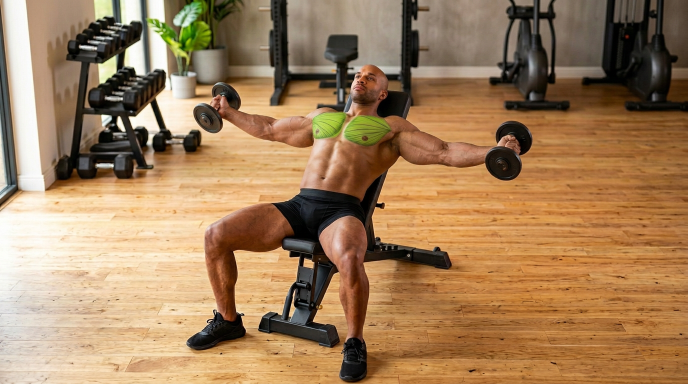
#> input picture evolution/media/refonte-photo/propositions/lot67/phases/ecartes-debut-bras-ouverts.png, 1376 x 768 px (shown at 1/2 size); its folder holds 6 pictures in this run
$ python assemble.py
#> lines starting #> are read from the running program, lines starting #| are printed output that depends on the picture
"""Rebuild isolated proposal80; no delivered media writes."""
from pathlib import Path
from PIL import Image,ImageDraw,ImageFont
import numpy as np
import json
H=Path(__file__).resolve().parent;R=H.parents[1]
frames=[Image.open(H/'phases'/p).convert('RGB') for p in ['ecartes-debut-bras-ouverts.png','ecartes-fin-extension.png']]
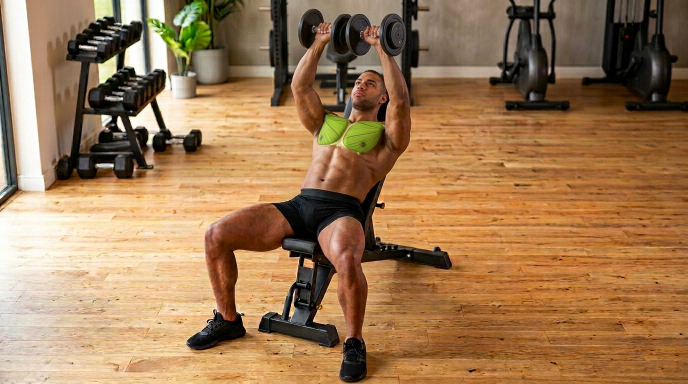
#> input picture evolution/media/refonte-photo/propositions/lot67/phases/ecartes-fin-extension.png, 1376 x 768 px (shown at 1/2 size)
#> frames = 2 items
assert frames[0].size==frames[1].size==(1376,768)
(H/'planches').mkdir(exist_ok=True);(H/'gif/homme').mkdir(parents=True,exist_ok=True)
font=ImageFont.truetype('/usr/share/fonts/truetype/dejavu/DejaVuSans.ttf',24)
full=Image.new('RGB',(2752,810),'white');d=ImageDraw.Draw(full)
#> after `full = Image.new('RGB', (2752, 810), 'white')`: full: PIL image 2752x810 RGB; every value is 255
for i,f in enumerate(frames):full.paste(f,(1376*i,42));d.text((1376*i+12,8),'DÉBUT' if i==0 else 'FIN',font=font,fill='black')
#> this loop made 2 passes
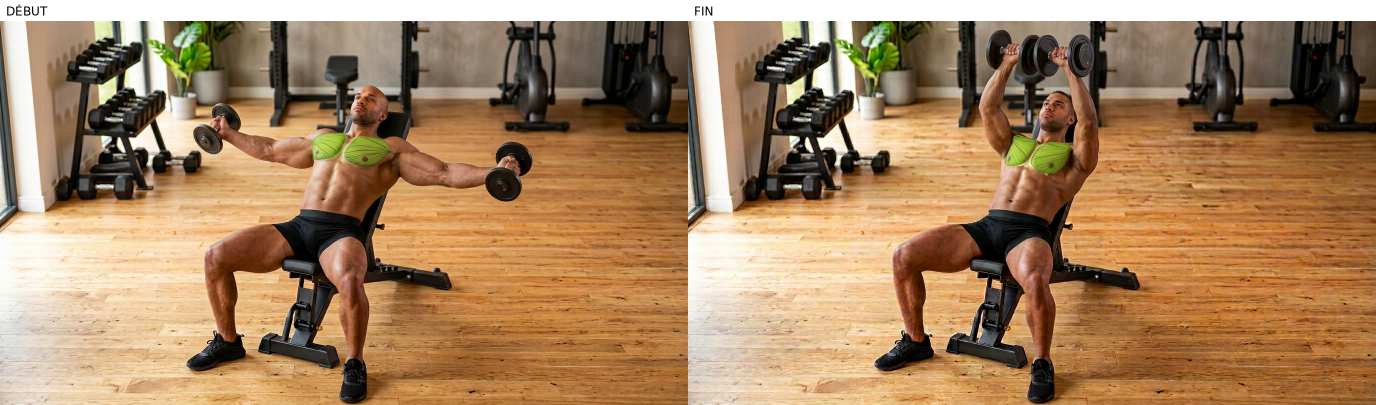
#> full: PIL image 2752x810 RGB (shown at 1/2 size); mean R, G, B 164.8, 131.4, 96.7
full.save(H/'planches/ecartes-halteres.png')
scaled=[f.resize((788,440),Image.Resampling.LANCZOS) for f in frames]
#> scaled = 2 items
g=H/'gif/homme/ecartes-halteres-homme.gif';scaled[0].save(g,save_all=True,append_images=scaled[1:],duration=500,loop=0,disposal=2)
#> after `g = H / 'gif/homme/ecartes-halteres-homme.gif'`:
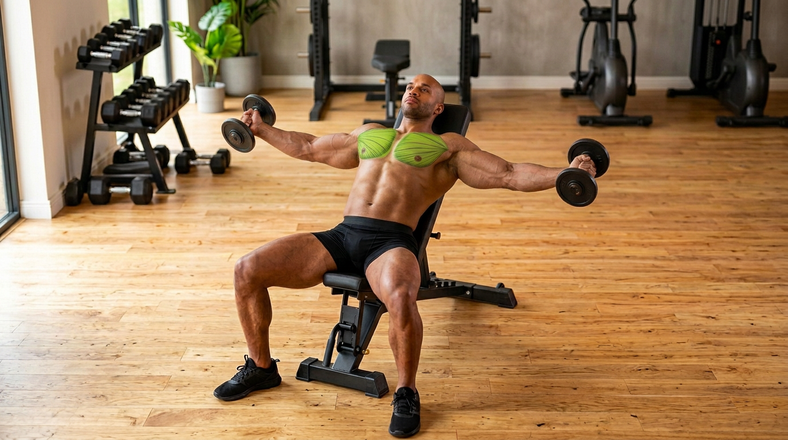
#> saved as ecartes-halteres-homme.gif: PIL image 788x440 RGB; mean R, G, B 161.5, 127.6, 91.6
r=Image.new('RGB',(1606,482),'white');d=ImageDraw.Draw(r);d.text((10,7),'N°80 - Banc incliné - PROPOSITION NON VALIDÉE',font=font,fill='black')
#> after `r = Image.new('RGB', (1606, 482), 'white')`: r: PIL image 1606x482 RGB; every value is 255
for i,f in enumerate(scaled):r.paste(f,(10+798*i,42))
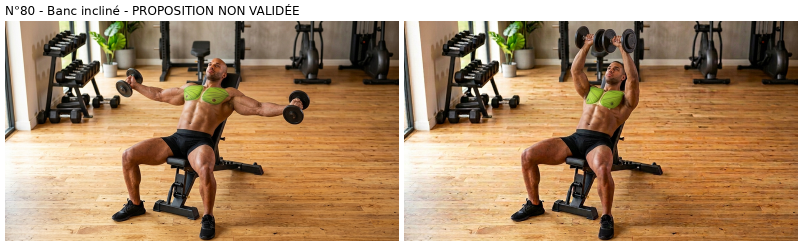
#> r: PIL image 1606x482 RGB (shown at 1/2 size); mean R, G, B 168.9, 137.3, 104.5
r.save(R/'review/lot67-proposition-80.jpg',quality=95)
counts=[]
with Image.open(g) as im:
 for i in range(im.n_frames):
  im.seek(i);a=np.asarray(im.convert('RGB'),dtype=int)[145:160,370:435];red,green,blue=a[:,:,0],a[:,:,1],a[:,:,2];counts.append(int(((green>120)&(green>red+15)&(green>blue+60)).sum()))
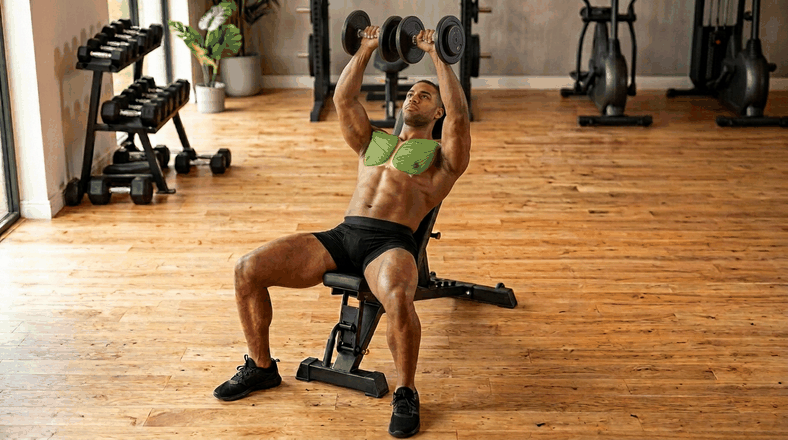
#> im: PIL image 788x440 RGB; mean R, G, B 158.5, 121.7, 84.8
#> after the loop, counts = [626, 487]
(H/'mesures.json').write_text(json.dumps({'numero':80,'size':[788,440],'frames':2,'duration_ms':500,'recalage':[0,0],'roi_pectoraux':[370,145,435,160],'strict_lime':counts,'validation_utilisateur':False},indent=2))
print(counts)
#| [626, 487]
